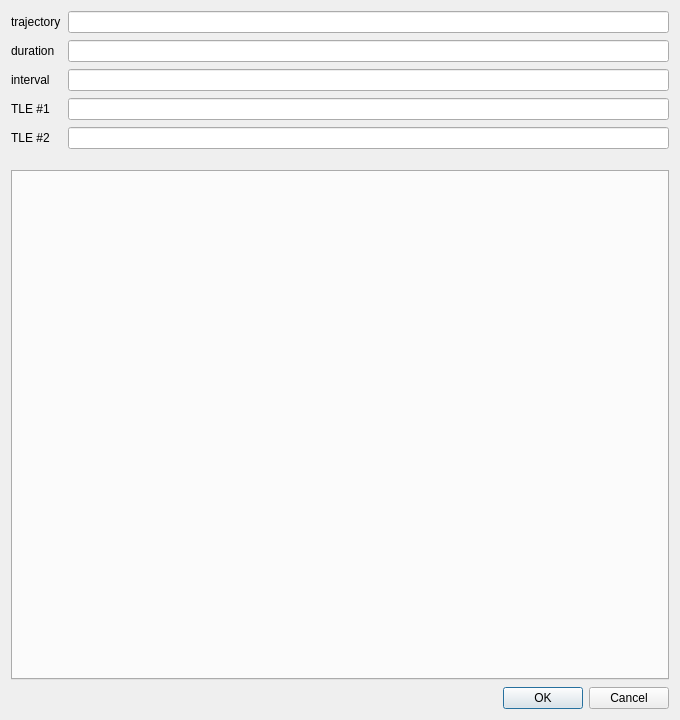
<?xml version="1.0" encoding="UTF-8"?>
<ui version="4.0">
 <class>StatsDialog</class>
 <widget class="QDialog" name="StatsDialog">
  <property name="geometry">
   <rect>
    <x>0</x>
    <y>0</y>
    <width>680</width>
    <height>720</height>
   </rect>
  </property>
  <property name="sizePolicy">
   <sizepolicy hsizetype="Fixed" vsizetype="Fixed">
    <horstretch>0</horstretch>
    <verstretch>0</verstretch>
   </sizepolicy>
  </property>
  <property name="windowTitle">
   <string>Trajectory: Eclipses and SAA crossing</string>
  </property>
  <layout class="QVBoxLayout" name="verticalLayout_2">
   <property name="spacing">
    <number>7</number>
   </property>
   <item>
    <layout class="QVBoxLayout" name="verticalLayout">
     <item>
      <layout class="QFormLayout" name="formLayout">
       <property name="bottomMargin">
        <number>14</number>
       </property>
       <item row="1" column="0">
        <widget class="QLabel" name="label">
         <property name="text">
          <string>duration</string>
         </property>
        </widget>
       </item>
       <item row="1" column="1">
        <widget class="QLineEdit" name="duration">
         <property name="readOnly">
          <bool>true</bool>
         </property>
        </widget>
       </item>
       <item row="2" column="0">
        <widget class="QLabel" name="label_2">
         <property name="text">
          <string>interval</string>
         </property>
        </widget>
       </item>
       <item row="2" column="1">
        <widget class="QLineEdit" name="interval">
         <property name="readOnly">
          <bool>true</bool>
         </property>
        </widget>
       </item>
       <item row="3" column="0">
        <widget class="QLabel" name="label_3">
         <property name="text">
          <string>TLE #1</string>
         </property>
        </widget>
       </item>
       <item row="3" column="1">
        <widget class="QLineEdit" name="row1">
         <property name="readOnly">
          <bool>true</bool>
         </property>
        </widget>
       </item>
       <item row="4" column="0">
        <widget class="QLabel" name="label_4">
         <property name="text">
          <string>TLE #2</string>
         </property>
        </widget>
       </item>
       <item row="4" column="1">
        <widget class="QLineEdit" name="row2">
         <property name="readOnly">
          <bool>true</bool>
         </property>
        </widget>
       </item>
       <item row="0" column="0">
        <widget class="QLabel" name="label_5">
         <property name="text">
          <string>trajectory</string>
         </property>
        </widget>
       </item>
       <item row="0" column="1">
        <widget class="QLineEdit" name="source"/>
       </item>
      </layout>
     </item>
     <item>
      <widget class="QTabWidget" name="tabs">
       <property name="currentIndex">
        <number>-1</number>
       </property>
      </widget>
     </item>
     <item>
      <widget class="QDialogButtonBox" name="buttonBox">
       <property name="orientation">
        <enum>Qt::Horizontal</enum>
       </property>
       <property name="standardButtons">
        <set>QDialogButtonBox::Cancel|QDialogButtonBox::Ok</set>
       </property>
      </widget>
     </item>
    </layout>
   </item>
  </layout>
 </widget>
 <resources/>
 <connections>
  <connection>
   <sender>buttonBox</sender>
   <signal>accepted()</signal>
   <receiver>StatsDialog</receiver>
   <slot>accept()</slot>
   <hints>
    <hint type="sourcelabel">
     <x>248</x>
     <y>254</y>
    </hint>
    <hint type="destinationlabel">
     <x>157</x>
     <y>274</y>
    </hint>
   </hints>
  </connection>
  <connection>
   <sender>buttonBox</sender>
   <signal>rejected()</signal>
   <receiver>StatsDialog</receiver>
   <slot>reject()</slot>
   <hints>
    <hint type="sourcelabel">
     <x>316</x>
     <y>260</y>
    </hint>
    <hint type="destinationlabel">
     <x>286</x>
     <y>274</y>
    </hint>
   </hints>
  </connection>
 </connections>
</ui>
